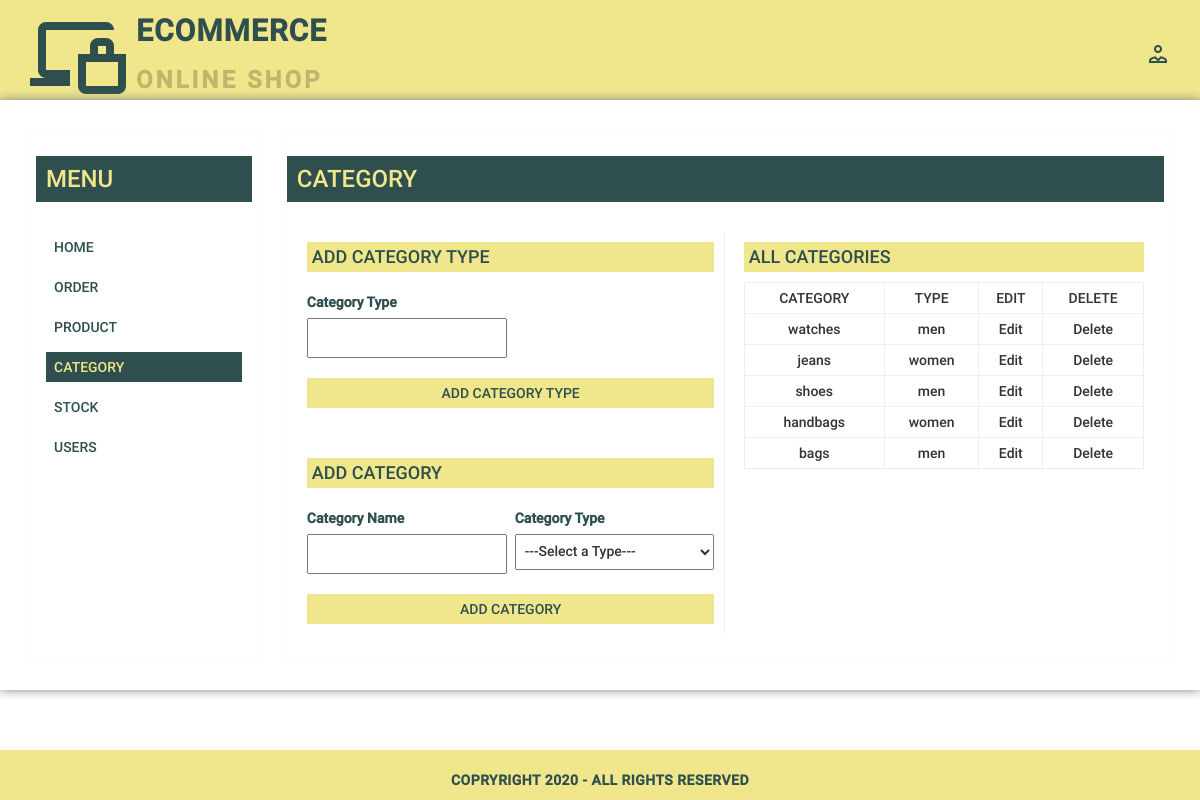
Screenshot of /admin/category with the database file from the repository.
### project/admin/models.py (models this page shows)
class Category(db.Model):
    id = db.Column(db.Integer, primary_key=True)
    name = db.Column(db.String(50), unique=True, nullable=False)
    cat_type = db.Column(db.String, db.ForeignKey('category_type.name'))

### project/admin/routes.py (the view, shortened to what this page needs)
@admin_routes.route("/admin/category", methods=["GET", "POST"])
def category():
    category_types = Category_type.query.all()
    categories = Category.query.all()
    return render_template(
        "admin/category.html", category_type=category_types, categories=categories
    )

### project/templates/admin/category.html (shortened to what this page needs)
{% extends "admin/layout.html" %}
{% block body %}
	<header>
		<div class="container">
			<div class="brand">
				<div class="logo">
					<a href="index.html">
						<img src="{{url_for('static', filename='img/icons/online_shopping.png')}}">
						<div class="logo-text">
							<p class="big-logo">Ecommerce</p>
							<p class="small-logo">online shop</p>
						</div>
					</a>
				</div>
				<div class="shop-icon">
					<div class="dropdown">
						<img src="{{ url_for('static', filename='img/icons/account.png') }}">
					</div>
				</div>
			</div>
		</div>
	</header>
	<main>
		<div class="main-content">
			<div class="sidebar">
				<h3>Menu</h3>
				<ul>
					<li><a href="/admin">Home</a></li>
					<li><a href="/admin/order">Order</a></li>
					<li><a href="{{url_for('admin_routes.products')}}">Product</a></li>
					<li><a class="active" href="/admin/category">Category</a></li>
					<li><a href="/admin/stock">Stock</a></li>
					<li><a href="">Users</a></li>
				</ul>
			</div>
			<div class="content">
				<h3>Category</h3>
				<div class="content-data">
					<div class="content-form">
						<form action="#" method="post">
							<h4>Add Category Type</h4>
							<div class="form-inline">
								<div class="form-group">
									<label>Category Type</label>
									<input type="text" name="add_cat_type">
								</div>
							</div>
							<div class="form-group">
								<input type="submit" class="add_cat_type" name="addCategorytype" value="Add Category Type">
							</div>
						</form>
						<form action="#" method="post">
							<h4>Add Category</h4>
							<div class="form-inline">
								<div class="form-group">
									<label>Category Name</label>
									<input type="text" name="cat_name">
								</div>
								<div class="form-group bottom">
									<label>Category Type</label>
									<select required name="cat_type">
										<option selected disabled>---Select a Type---</option>
									</select>
								</div>
							</div>
							<div class="form-group">
								<input type="submit" name="addCategory" value="Add Category">
							</div>
						</form>
					</div>
					<div class="content-detail">
						<h4>All Categories</h4>
						<table>
							<thead>
								<tr>
									<th>Category</th>
									<th>Type</th>
									<th>Edit</th>
									<th>Delete</th>
								</tr>
							</thead>
							<tbody>
								{% for category in categories %}
								<tr>
									<td>{{category.name}}</td>
									<td>{{category.cat_type}}</td>
									<td>Edit</td>
									<td>Delete</td>
								</tr>
								{% endfor %}
							</tbody>
						</table>
					</div>
				</div>
			</div>
		</div>
	</main>
{% endblock %}

### project/static/css/admin/style.css (style rules this page uses)
:root { --khaki: #F0E68C; --khakiDark: #BDB76B; --darkStaleGray: #2F4F4F; --white: #FFFFFF; }
* { padding: 0; margin: 0; font-family: Roboto; font-size: 14px; font-weight: normal; box-sizing: border-box; }
body { width: 100%; min-height: 100vh; background-color: var(--darkStaleGray); display: flex; flex-direction: column; }
.container { margin: 0 auto; }
header { height: 100px; background-color: var(--khaki); }
header .brand { display: flex; justify-content: space-between; align-items: center; flex: 1; }
header .logo { width: 280px; height: auto; }
header .logo a { display: flex; align-items: center; text-decoration: none; }
header .logo img { margin-right: 10px; }
header .logo p.big-logo { font-size: 30px; font-weight: bold; color: var(--darkStaleGray); text-transform: uppercase; letter-spacing: 1px; margin-top: 10px; }
header .logo p.small-logo { font-size: 24px; font-weight: bold; color: var(--khakiDark); text-transform: uppercase; letter-spacing: 3px; }
header .shop-icon img { cursor: pointer; }
header .dropdown { position: relative; display: inline-block; }
main { background-color: var(--white); padding: 30px; box-shadow: 0 0 10px #808080; }
main .main-content { display: flex; justify-content: space-between; }
main .main-content h3 { background-color: var(--darkStaleGray); color: var(--khaki); text-transform: uppercase; padding: 10px; flex: 1; }
main .sidebar { width: 20%; min-height: 500px; padding: 5px; border: 1px solid rgba(236, 240, 241,0.3); }
main .sidebar ul { list-style: none; padding: 10px; }
main .sidebar ul li { margin-bottom: 5px; }
main .sidebar ul li a { color: var(--darkStaleGray); text-transform: uppercase; text-decoration: none; padding: 5px 8px; margin-top: 10px; display: block; }
.active, main .sidebar ul li a:hover { background-color: var(--darkStaleGray); color: var(--khaki) !important; }
main .content { width: 78%; padding: 5px; border: 1px solid rgba(236, 240, 241,0.3); }
main .content .content-data { padding: 20px; display: flex; justify-content: space-between; }
main .content .content-data .content-form { width: 50%; border-right: 1px solid #eee; padding-right: 10px; }
main .content .content-data .content-detail { width: 49%; height: 100%; padding-left: 10px; }
main h4 { display: block; color: var(--darkStaleGray); background-color: var(--khaki); text-transform: uppercase; padding: 5px; margin-bottom: 10px; }
main form .form-group { margin: 10px 0; width: 100%; }
main form label { color: var(--darkStaleGray); display: block; margin-bottom: 6px; }
main form .form-group input, main form .form-group select, main form .form-group textarea { width: 100%; padding: 8px 5px }
main form .form-inline { display: flex; justify-content: space-between; }
main form .form-inline .form-group { width: 49%; }
main form input[type="submit"] { background-color: var(--khaki); color: var(--darkStaleGray); text-transform: uppercase; text-decoration: none; text-align: center; padding: 5px 8px; margin-top: 20px; display: block; border: none; cursor: pointer; width: 100%; }
main table { width: 100%; border: 1px solid #eee; border-collapse: collapse; }
main table th { text-transform: uppercase; }
main table td, main table th { border: 1px solid #eee; text-align: center; padding: 5px 2px; }
.add_cat_type { margin-bottom: 50px; }

### rows the page displays
Category: name "watches", cat_type "men"
Category: name "jeans", cat_type "women"
Category: name "shoes", cat_type "men"
Category: name "handbags", cat_type "women"
Category: name "bags", cat_type "men"
